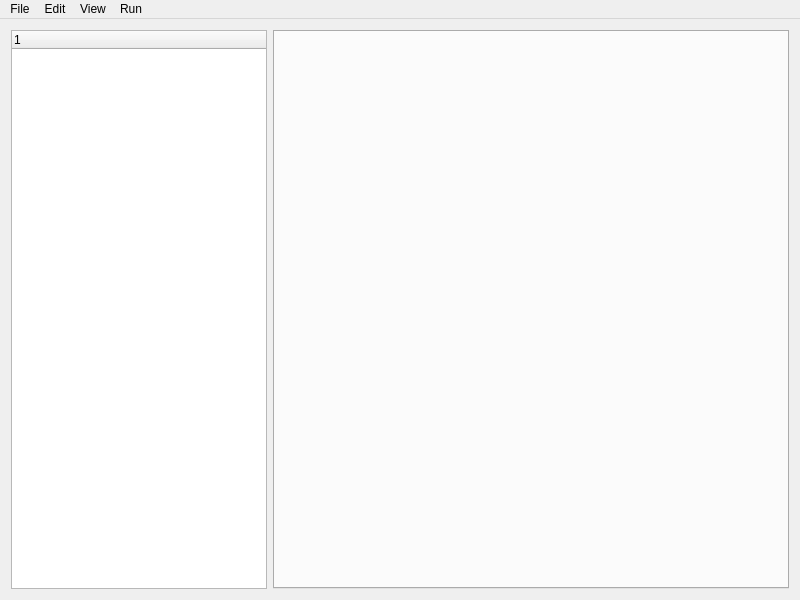
<?xml version="1.0" encoding="UTF-8"?>
<ui version="4.0">
 <class>MainWindow</class>
 <widget class="QMainWindow" name="MainWindow">
  <property name="geometry">
   <rect>
    <x>0</x>
    <y>0</y>
    <width>800</width>
    <height>600</height>
   </rect>
  </property>
  <property name="sizePolicy">
   <sizepolicy hsizetype="Preferred" vsizetype="Preferred">
    <horstretch>0</horstretch>
    <verstretch>0</verstretch>
   </sizepolicy>
  </property>
  <property name="windowTitle">
   <string>VDB</string>
  </property>
  <widget class="QWidget" name="centralWidget">
   <layout class="QHBoxLayout" name="horizontalLayout">
    <item>
     <widget class="FileTree" name="fileTreeWidget">
      <property name="sizePolicy">
       <sizepolicy hsizetype="Fixed" vsizetype="Expanding">
        <horstretch>0</horstretch>
        <verstretch>0</verstretch>
       </sizepolicy>
      </property>
     </widget>
    </item>
    <item>
     <widget class="FileTabs" name="fileTabWidget">
      <property name="sizePolicy">
       <sizepolicy hsizetype="Expanding" vsizetype="Expanding">
        <horstretch>0</horstretch>
        <verstretch>0</verstretch>
       </sizepolicy>
      </property>
      <property name="currentIndex">
       <number>-1</number>
      </property>
      <property name="tabsClosable">
       <bool>true</bool>
      </property>
      <property name="movable">
       <bool>true</bool>
      </property>
     </widget>
    </item>
   </layout>
  </widget>
  <widget class="QMenuBar" name="menuBar">
   <property name="geometry">
    <rect>
     <x>0</x>
     <y>0</y>
     <width>800</width>
     <height>22</height>
    </rect>
   </property>
   <property name="defaultUp">
    <bool>false</bool>
   </property>
   <property name="nativeMenuBar">
    <bool>false</bool>
   </property>
   <widget class="QMenu" name="menuFile">
    <property name="title">
     <string>File</string>
    </property>
    <addaction name="actionImport_executable"/>
   </widget>
   <widget class="QMenu" name="menuEdit">
    <property name="title">
     <string>Edit</string>
    </property>
   </widget>
   <widget class="QMenu" name="menuView">
    <property name="title">
     <string>View</string>
    </property>
   </widget>
   <widget class="QMenu" name="menuRun">
    <property name="title">
     <string>Run</string>
    </property>
   </widget>
   <addaction name="menuFile"/>
   <addaction name="menuEdit"/>
   <addaction name="menuView"/>
   <addaction name="menuRun"/>
  </widget>
  <action name="actionImport_executable">
   <property name="text">
    <string>Import executable...</string>
   </property>
  </action>
 </widget>
 <layoutdefault spacing="6" margin="11"/>
 <customwidgets>
  <customwidget>
   <class>FileTabs</class>
   <extends>QTabWidget</extends>
   <header>filetabs.h</header>
   <container>1</container>
  </customwidget>
  <customwidget>
   <class>FileTree</class>
   <extends>QTreeWidget</extends>
   <header>filetree.h</header>
  </customwidget>
 </customwidgets>
 <resources/>
 <connections>
  <connection>
   <sender>actionImport_executable</sender>
   <signal>triggered()</signal>
   <receiver>MainWindow</receiver>
   <slot>actionImportExecutable()</slot>
   <hints>
    <hint type="sourcelabel">
     <x>-1</x>
     <y>-1</y>
    </hint>
    <hint type="destinationlabel">
     <x>399</x>
     <y>299</y>
    </hint>
   </hints>
  </connection>
 </connections>
 <slots>
  <slot>actionImportExecutable()</slot>
 </slots>
</ui>
